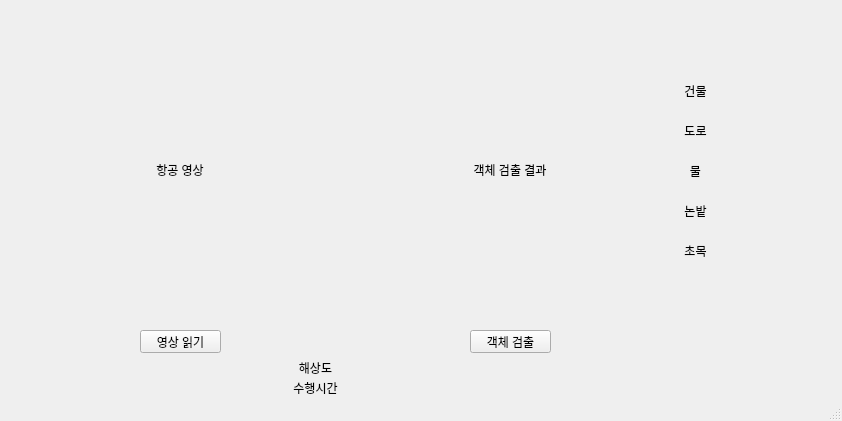
<?xml version="1.0" encoding="UTF-8"?>
<ui version="4.0">
 <class>MainWindow</class>
 <widget class="QMainWindow" name="MainWindow">
  <property name="geometry">
   <rect>
    <x>0</x>
    <y>0</y>
    <width>842</width>
    <height>421</height>
   </rect>
  </property>
  <property name="windowTitle">
   <string>Object detection</string>
  </property>
  <widget class="QWidget" name="centralwidget">
   <widget class="QPushButton" name="pushButton">
    <property name="geometry">
     <rect>
      <x>140</x>
      <y>330</y>
      <width>81</width>
      <height>23</height>
     </rect>
    </property>
    <property name="text">
     <string>영상 읽기</string>
    </property>
   </widget>
   <widget class="QPushButton" name="pushButton_2">
    <property name="geometry">
     <rect>
      <x>470</x>
      <y>330</y>
      <width>81</width>
      <height>23</height>
     </rect>
    </property>
    <property name="text">
     <string>객체 검출</string>
    </property>
   </widget>
   <widget class="QLabel" name="label">
    <property name="geometry">
     <rect>
      <x>30</x>
      <y>20</y>
      <width>300</width>
      <height>300</height>
     </rect>
    </property>
    <property name="text">
     <string>항공 영상</string>
    </property>
    <property name="alignment">
     <set>Qt::AlignCenter</set>
    </property>
   </widget>
   <widget class="QLabel" name="label_2">
    <property name="geometry">
     <rect>
      <x>360</x>
      <y>20</y>
      <width>300</width>
      <height>300</height>
     </rect>
    </property>
    <property name="text">
     <string>객체 검출 결과</string>
    </property>
    <property name="alignment">
     <set>Qt::AlignCenter</set>
    </property>
   </widget>
   <widget class="QLabel" name="label_3">
    <property name="geometry">
     <rect>
      <x>300</x>
      <y>360</y>
      <width>131</width>
      <height>16</height>
     </rect>
    </property>
    <property name="text">
     <string/>
    </property>
    <property name="alignment">
     <set>Qt::AlignCenter</set>
    </property>
   </widget>
   <widget class="QLabel" name="label_5">
    <property name="geometry">
     <rect>
      <x>310</x>
      <y>380</y>
      <width>131</width>
      <height>16</height>
     </rect>
    </property>
    <property name="text">
     <string/>
    </property>
    <property name="alignment">
     <set>Qt::AlignCenter</set>
    </property>
   </widget>
   <widget class="QLabel" name="label_6">
    <property name="geometry">
     <rect>
      <x>250</x>
      <y>380</y>
      <width>131</width>
      <height>16</height>
     </rect>
    </property>
    <property name="text">
     <string>수행시간</string>
    </property>
    <property name="alignment">
     <set>Qt::AlignCenter</set>
    </property>
   </widget>
   <widget class="QLabel" name="label_4">
    <property name="geometry">
     <rect>
      <x>250</x>
      <y>360</y>
      <width>131</width>
      <height>16</height>
     </rect>
    </property>
    <property name="text">
     <string>해상도</string>
    </property>
    <property name="alignment">
     <set>Qt::AlignCenter</set>
    </property>
   </widget>
   <widget class="QLabel" name="label_7">
    <property name="geometry">
     <rect>
      <x>730</x>
      <y>80</y>
      <width>81</width>
      <height>21</height>
     </rect>
    </property>
    <property name="text">
     <string/>
    </property>
    <property name="alignment">
     <set>Qt::AlignCenter</set>
    </property>
   </widget>
   <widget class="QLabel" name="label_8">
    <property name="geometry">
     <rect>
      <x>630</x>
      <y>80</y>
      <width>131</width>
      <height>21</height>
     </rect>
    </property>
    <property name="text">
     <string>건물</string>
    </property>
    <property name="alignment">
     <set>Qt::AlignCenter</set>
    </property>
   </widget>
   <widget class="QLabel" name="label_10">
    <property name="geometry">
     <rect>
      <x>630</x>
      <y>120</y>
      <width>131</width>
      <height>21</height>
     </rect>
    </property>
    <property name="text">
     <string>도로</string>
    </property>
    <property name="alignment">
     <set>Qt::AlignCenter</set>
    </property>
   </widget>
   <widget class="QLabel" name="label_12">
    <property name="geometry">
     <rect>
      <x>630</x>
      <y>160</y>
      <width>131</width>
      <height>21</height>
     </rect>
    </property>
    <property name="text">
     <string>물</string>
    </property>
    <property name="alignment">
     <set>Qt::AlignCenter</set>
    </property>
   </widget>
   <widget class="QLabel" name="label_14">
    <property name="geometry">
     <rect>
      <x>630</x>
      <y>200</y>
      <width>131</width>
      <height>21</height>
     </rect>
    </property>
    <property name="text">
     <string>논밭</string>
    </property>
    <property name="alignment">
     <set>Qt::AlignCenter</set>
    </property>
   </widget>
   <widget class="QLabel" name="label_16">
    <property name="geometry">
     <rect>
      <x>630</x>
      <y>240</y>
      <width>131</width>
      <height>21</height>
     </rect>
    </property>
    <property name="text">
     <string>초목</string>
    </property>
    <property name="alignment">
     <set>Qt::AlignCenter</set>
    </property>
   </widget>
   <widget class="QLabel" name="label_9">
    <property name="geometry">
     <rect>
      <x>730</x>
      <y>120</y>
      <width>81</width>
      <height>21</height>
     </rect>
    </property>
    <property name="text">
     <string/>
    </property>
    <property name="alignment">
     <set>Qt::AlignCenter</set>
    </property>
   </widget>
   <widget class="QLabel" name="label_11">
    <property name="geometry">
     <rect>
      <x>730</x>
      <y>160</y>
      <width>81</width>
      <height>21</height>
     </rect>
    </property>
    <property name="text">
     <string/>
    </property>
    <property name="alignment">
     <set>Qt::AlignCenter</set>
    </property>
   </widget>
   <widget class="QLabel" name="label_13">
    <property name="geometry">
     <rect>
      <x>730</x>
      <y>200</y>
      <width>81</width>
      <height>21</height>
     </rect>
    </property>
    <property name="text">
     <string/>
    </property>
    <property name="alignment">
     <set>Qt::AlignCenter</set>
    </property>
   </widget>
   <widget class="QLabel" name="label_15">
    <property name="geometry">
     <rect>
      <x>730</x>
      <y>240</y>
      <width>81</width>
      <height>21</height>
     </rect>
    </property>
    <property name="text">
     <string/>
    </property>
    <property name="alignment">
     <set>Qt::AlignCenter</set>
    </property>
   </widget>
   <zorder>label_2</zorder>
   <zorder>label</zorder>
   <zorder>pushButton</zorder>
   <zorder>pushButton_2</zorder>
   <zorder>label_3</zorder>
   <zorder>label_5</zorder>
   <zorder>label_6</zorder>
   <zorder>label_4</zorder>
   <zorder>label_7</zorder>
   <zorder>label_8</zorder>
   <zorder>label_10</zorder>
   <zorder>label_12</zorder>
   <zorder>label_14</zorder>
   <zorder>label_16</zorder>
   <zorder>label_9</zorder>
   <zorder>label_11</zorder>
   <zorder>label_13</zorder>
   <zorder>label_15</zorder>
  </widget>
  <widget class="QMenuBar" name="menubar">
   <property name="geometry">
    <rect>
     <x>0</x>
     <y>0</y>
     <width>842</width>
     <height>21</height>
    </rect>
   </property>
  </widget>
  <widget class="QStatusBar" name="statusbar"/>
 </widget>
 <resources/>
 <connections/>
</ui>
